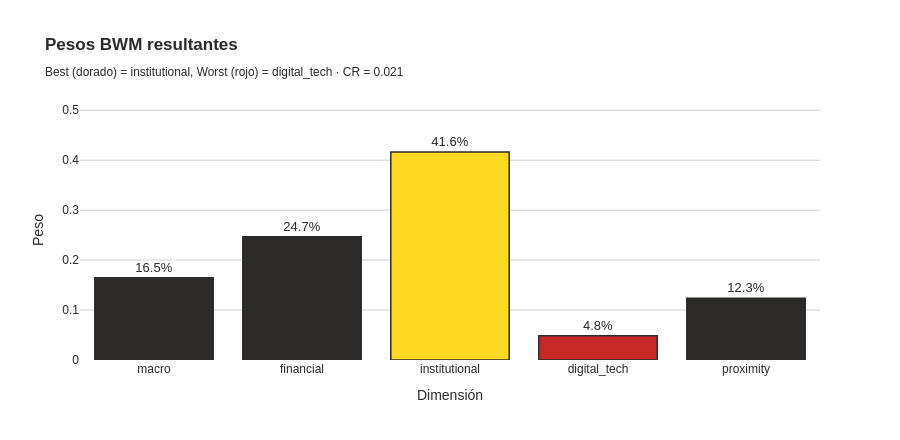

Write notebook code for a chart like this one.
### Code cell
# Visualizacion interactiva de los pesos BWM
fig = go.Figure()
dims = list(pesos.keys())
vals = [pesos[d] for d in dims]
colors_bar = [CIBEST['yellow'] if d == juicios_ejecutivo['best']
              else CIBEST['red'] if d == juicios_ejecutivo['worst']
              else CIBEST['gray'] for d in dims]

fig.add_trace(go.Bar(
    x=dims, y=vals,
    marker=dict(color=colors_bar, line=dict(color=CIBEST['gray'], width=1.5)),
    text=[f'{v*100:.1f}%' for v in vals],
    textposition='outside',
    textfont=dict(size=13, color=CIBEST['gray']),
    hovertemplate='<b>%{x}</b><br>Peso: %{y:.4f}<br>%{text}<extra></extra>',
))
fig.update_layout(
    title=f'<b>Pesos BWM resultantes</b><br><sub>Best (dorado) = {juicios_ejecutivo["best"]}, '
          f'Worst (rojo) = {juicios_ejecutivo["worst"]} · CR = {cr:.3f}</sub>',
    xaxis_title='Dimensión',
    yaxis_title='Peso',
    yaxis=dict(range=[0, max(vals) * 1.25], gridcolor=CIBEST['gray_border']),
    plot_bgcolor=CIBEST['white'],
    paper_bgcolor=CIBEST['white'],
    font=dict(family='Arial', color=CIBEST['gray']),
    height=440, showlegend=False,
)
fig.show()

### Figure 1 — Plotly figure (JSON) as saved in the notebook; plotly's stock layout.template omitted (floating-point values rounded to 4 significant figures)
{"data": [{"hovertemplate": "<b>%{x}</b><br>Peso: %{y:.4f}<br>%{text}<extra></extra>", "marker": {"color": ["#2C2A28", "#2C2A28", "#FDD923", "#C62828", "#2C2A28"], "line": {"color": "#2C2A28", "width": 1.5}}, "text": ["16.5%", "24.7%", "41.6%", "4.8%", "12.3%"], "textfont": {"color": "#2C2A28", "size": 13}, "textposition": "outside", "type": "bar", "x": ["macro", "financial", "institutional", "digital_tech", "proximity"], "y": [0.1646, 0.247, 0.4165, 0.04843, 0.1235]}], "layout": {"font": {"color": "#2C2A28", "family": "Arial"}, "height": 440, "paper_bgcolor": "#FFFFFF", "plot_bgcolor": "#FFFFFF", "showlegend": false, "title": {"text": "<b>Pesos BWM resultantes</b><br><sub>Best (dorado) = institutional, Worst (rojo) = digital_tech · CR = 0.021</sub>"}, "xaxis": {"title": {"text": "Dimensión"}}, "yaxis": {"gridcolor": "#D0D0D0", "range": [0, 0.5206], "title": {"text": "Peso"}}}}
